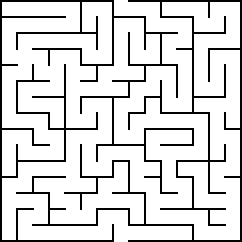
#> input picture 2.png, 242 x 242 px, found by its file name
$ jupyter execute Maze_solver.ipynb   (older library calls are emulated)
#> lines starting #> are read from the running program, lines starting #| are printed output that depends on the picture; after the words box and inside, x2 and y2 are one past the last pixel; in counts of white or black regions, pixels touching at a corner belong together
[cell 1]
#importing the libraries
import cv2
import numpy as np

[cell 2]
#importing the original maze image
img = cv2.imread("C:/Users/ARPITA KUMARI/objectdetection/2.png")
#> img is the input picture: shape (242, 242, 3); 86.1% white; black in thin lines or dots
cv2.imshow('Maze', img)
cv2.waitKey(0)
cv2.destroyAllWindows()

[cell 3]
# Binary conversion
gray = cv2.cvtColor(img, cv2.COLOR_BGR2GRAY)
#> gray: shape (242, 242); 86.1% white; black in thin lines or dots
# Inverting tholdolding will give us a binary image with a white wall and a black background.
ret, thresh = cv2.threshold(gray, 127, 255, cv2.THRESH_BINARY_INV)
#> thresh: shape (242, 242); 13.9% white in thin lines or dots
cv2.imshow('Threshold 1', thresh)
cv2.waitKey(0)
cv2.destroyAllWindows()

[cell 4]
# Contours
image, contours, hierarchy = cv2.findContours(thresh, cv2.RETR_EXTERNAL, cv2.CHAIN_APPROX_NONE)
#> contours = 2 contours; box (x1, y1, x2, y2) and area: (0, 0, 194, 242) 2186, (16, 0, 242, 242) 1959
dc = cv2.drawContours(thresh, contours, 0, (255, 255, 255), 5)
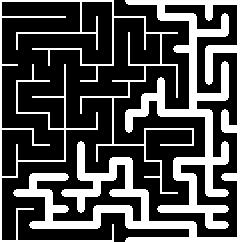
#> dc: shape (242, 242); 30.5% white; 2 white regions, box (x1, y1, x2, y2) and area: (13, 0, 242, 242) 13598, (0, 0, 194, 242) 4292
cv2.imshow('Contours 1', dc)
cv2.waitKey(0)
cv2.destroyAllWindows()

[cell 5]
dc = cv2.drawContours(dc, contours, 1, (0,0,0) , 5)
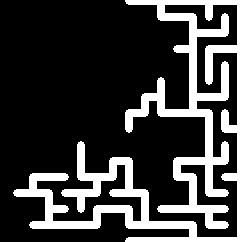
#> dc: shape (242, 242); 23.2% white; 1 white region, box (x1, y1, x2, y2) and area: (13, 0, 242, 242) 13598
cv2.imshow('Contours 2', dc)
cv2.waitKey(0)
cv2.destroyAllWindows()

[cell 6]
ret, thresh = cv2.threshold(dc, 240, 255, cv2.THRESH_BINARY)
cv2.imshow('Threshold 2', thresh)
cv2.waitKey(0)
cv2.destroyAllWindows()

[cell 7]
#dilate
ke = 19
kernel = np.ones((ke, ke), np.uint8)
dilation = cv2.dilate(thresh, kernel, iterations=1)
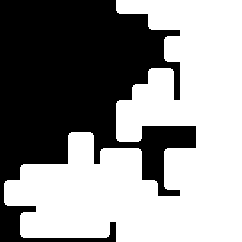
#> dilation: shape (242, 242); 56.5% white; 1 black region, box (x1, y1, x2, y2) and area: (0, 0, 196, 242) 25499
cv2.imshow('Dilation', dilation)
cv2.waitKey(0)
cv2.destroyAllWindows()

[cell 8]
#erosion
erosion = cv2.erode(dilation, kernel, iterations=1)
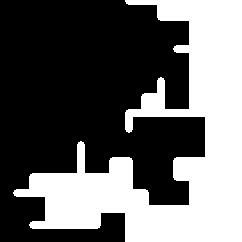
#> erosion: shape (242, 242); 39% white; 1 white region, box (x1, y1, x2, y2) and area: (13, 0, 242, 242) 22823
cv2.imshow('Erosion', erosion)
cv2.waitKey(0)
cv2.destroyAllWindows()

[cell 9]
# Find differences between two images(dilated image and eroded image)
diff = cv2.absdiff(dilation, erosion)
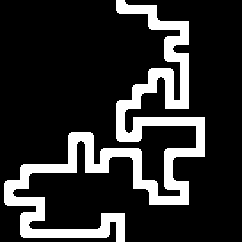
#> diff: shape (242, 242); 17.5% white; 1 white region, box (x1, y1, x2, y2) and area: (4, 0, 205, 242) 10242
cv2.imshow('Difference', diff)
cv2.waitKey(0)
cv2.destroyAllWindows()

[cell 10]
# splitting the channels of maze
b, g, r = cv2.split(img)
mask_inv = cv2.bitwise_not(diff)
cv2.imshow('Mask', mask_inv)
cv2.waitKey(0)
cv2.destroyAllWindows()

[cell 11]
# masking out the green and red colour from the solved path
r = cv2.bitwise_and(r, r, mask=mask_inv)
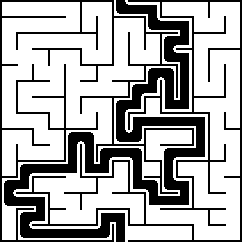
#> r: shape (242, 242); 68.6% white; 3 black regions, box (x1, y1, x2, y2) and area: (4, 0, 205, 242) 10242, (0, 0, 194, 242) 4292, (16, 0, 242, 242) 3844
b = cv2.bitwise_and(b, b, mask=mask_inv)
#finally solved maze
res = cv2.merge((b, g, r))
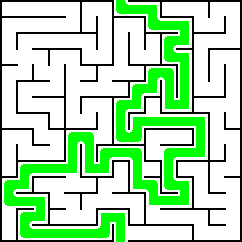
#> res: shape (242, 242, 3); mean B, G, R 175, 219.6, 175
cv2.imshow('Solved Maze', res)
cv2.waitKey(0)
cv2.destroyAllWindows()

$ run again, with 1.png copied over 2.png
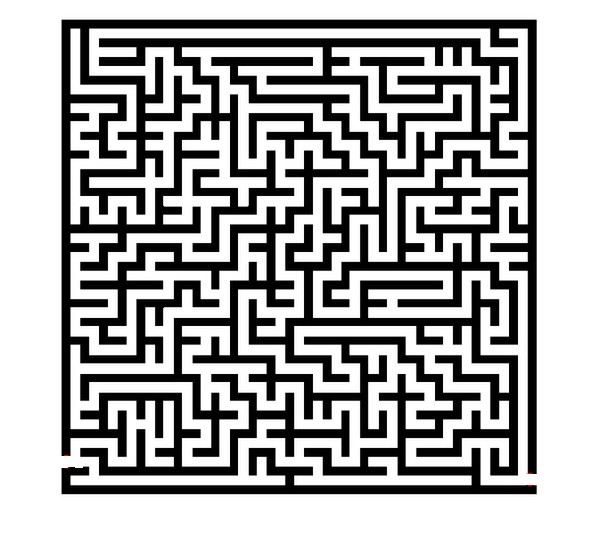
#> input picture 1.png, 600 x 537 px, found by its file name
#> img is the input picture: shape (537, 600, 3); mean B, G, R 170.1, 170.1, 170.1
#> `ret, thresh = cv2.threshold(gray, 127, 255, cv2.THRESH_BINARY_INV)`:
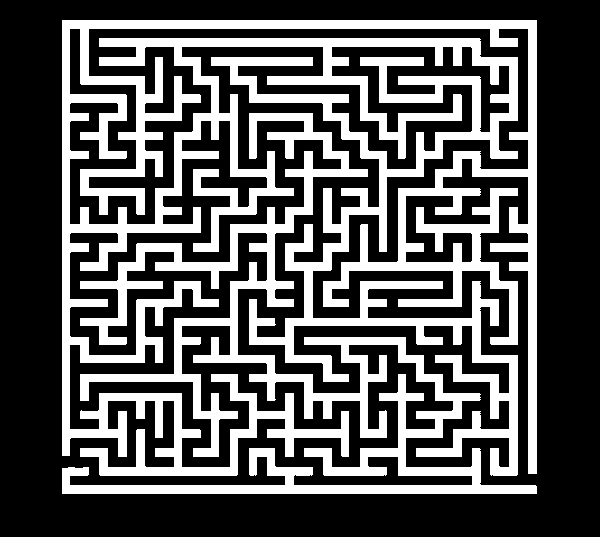
#> thresh: shape (537, 600); 33.1% white; 2 white regions
#> contours = 2 contours; box (x1, y1, x2, y2) and area: (62, 20, 537, 476) 69106, (62, 113, 537, 494) 25374
#> dilation: shape (537, 600); 66.4% white; 41 black regions (8 under 20 px), largest, box (x1, y1, x2, y2) and area: (0, 0, 600, 537) 87753, (98, 108, 257, 219) 4767, (377, 276, 463, 362) 3437
#> erosion: shape (537, 600); 43.6% white; 16 white regions (5 under 20 px), largest, box (x1, y1, x2, y2) and area: (59, 24, 540, 497) 138647, (420, 136, 481, 192) 1095, (178, 94, 197, 103) 171
#> diff: shape (537, 600); 22.8% white; 22 white regions, largest, box (x1, y1, x2, y2) and area: (50, 15, 549, 506) 36136, (328, 43, 532, 266) 17176, (368, 267, 472, 371) 3780
#> `res = cv2.merge((b, g, r))`:
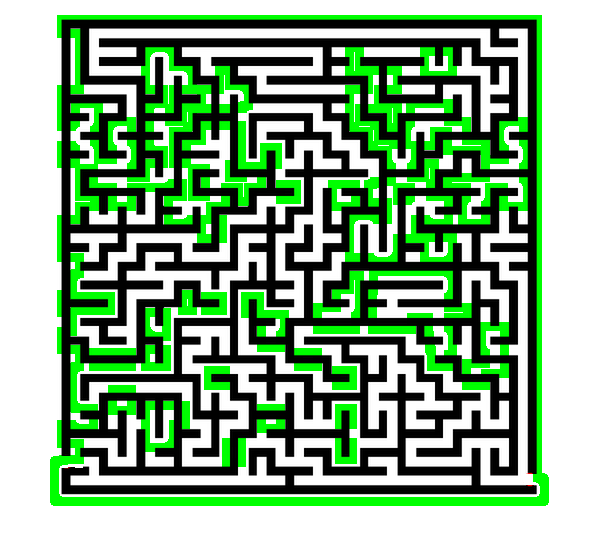
#> res: shape (537, 600, 3); mean B, G, R 132, 170.1, 132
